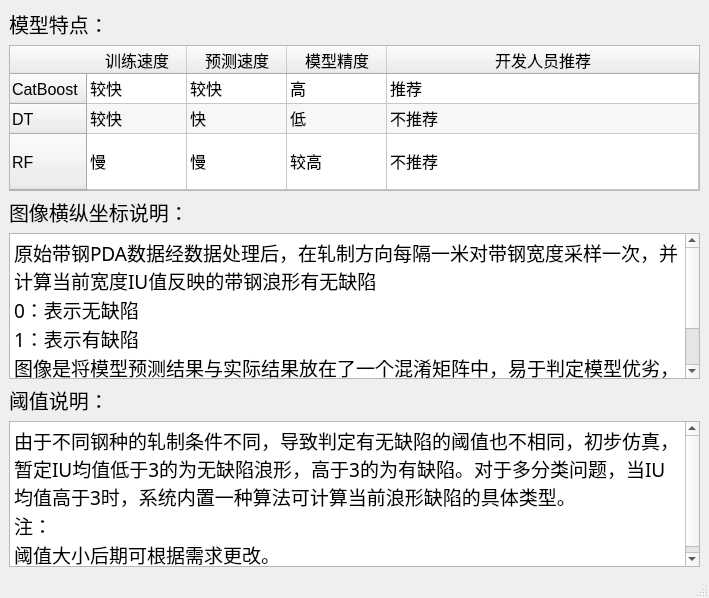
<?xml version="1.0" encoding="UTF-8"?>
<ui version="4.0">
 <class>SinglePolicyCompare</class>
 <widget class="QMainWindow" name="SinglePolicyCompare">
  <property name="geometry">
   <rect>
    <x>0</x>
    <y>0</y>
    <width>709</width>
    <height>598</height>
   </rect>
  </property>
  <property name="windowTitle">
   <string>帮助文档</string>
  </property>
  <widget class="QWidget" name="centralwidget">
   <layout class="QGridLayout" name="gridLayout">
    <item row="0" column="0">
     <widget class="QLabel" name="label">
      <property name="font">
       <font>
        <family>Adobe 黑体 Std R</family>
        <pointsize>15</pointsize>
       </font>
      </property>
      <property name="text">
       <string>模型特点：</string>
      </property>
     </widget>
    </item>
    <item row="1" column="0">
     <widget class="QTableWidget" name="tableWidget">
      <property name="sizePolicy">
       <sizepolicy hsizetype="Preferred" vsizetype="Preferred">
        <horstretch>0</horstretch>
        <verstretch>0</verstretch>
       </sizepolicy>
      </property>
      <property name="font">
       <font>
        <pointsize>12</pointsize>
        <stylestrategy>PreferDefault</stylestrategy>
       </font>
      </property>
      <property name="mouseTracking">
       <bool>false</bool>
      </property>
      <property name="tabletTracking">
       <bool>false</bool>
      </property>
      <property name="focusPolicy">
       <enum>Qt::StrongFocus</enum>
      </property>
      <property name="contextMenuPolicy">
       <enum>Qt::DefaultContextMenu</enum>
      </property>
      <property name="acceptDrops">
       <bool>false</bool>
      </property>
      <property name="autoFillBackground">
       <bool>false</bool>
      </property>
      <property name="inputMethodHints">
       <set>Qt::ImhNone</set>
      </property>
      <property name="dragEnabled">
       <bool>false</bool>
      </property>
      <property name="alternatingRowColors">
       <bool>true</bool>
      </property>
      <property name="selectionBehavior">
       <enum>QAbstractItemView::SelectItems</enum>
      </property>
      <property name="showGrid">
       <bool>true</bool>
      </property>
      <property name="sortingEnabled">
       <bool>false</bool>
      </property>
      <property name="wordWrap">
       <bool>true</bool>
      </property>
      <attribute name="horizontalHeaderVisible">
       <bool>true</bool>
      </attribute>
      <attribute name="horizontalHeaderCascadingSectionResizes">
       <bool>false</bool>
      </attribute>
      <attribute name="horizontalHeaderHighlightSections">
       <bool>true</bool>
      </attribute>
      <attribute name="horizontalHeaderShowSortIndicator" stdset="0">
       <bool>false</bool>
      </attribute>
      <attribute name="horizontalHeaderStretchLastSection">
       <bool>true</bool>
      </attribute>
      <attribute name="verticalHeaderVisible">
       <bool>true</bool>
      </attribute>
      <attribute name="verticalHeaderCascadingSectionResizes">
       <bool>false</bool>
      </attribute>
      <attribute name="verticalHeaderHighlightSections">
       <bool>true</bool>
      </attribute>
      <attribute name="verticalHeaderShowSortIndicator" stdset="0">
       <bool>false</bool>
      </attribute>
      <attribute name="verticalHeaderStretchLastSection">
       <bool>true</bool>
      </attribute>
      <row>
       <property name="text">
        <string>CatBoost</string>
       </property>
      </row>
      <row>
       <property name="text">
        <string>DT</string>
       </property>
      </row>
      <row>
       <property name="text">
        <string>RF</string>
       </property>
      </row>
      <column>
       <property name="text">
        <string>训练速度</string>
       </property>
      </column>
      <column>
       <property name="text">
        <string>预测速度</string>
       </property>
      </column>
      <column>
       <property name="text">
        <string>模型精度</string>
       </property>
      </column>
      <column>
       <property name="text">
        <string>开发人员推荐</string>
       </property>
      </column>
      <item row="0" column="0">
       <property name="text">
        <string>较快</string>
       </property>
      </item>
      <item row="0" column="1">
       <property name="text">
        <string>较快</string>
       </property>
       <property name="background">
        <brush brushstyle="NoBrush">
         <color alpha="255">
          <red>0</red>
          <green>0</green>
          <blue>0</blue>
         </color>
        </brush>
       </property>
       <property name="foreground">
        <brush brushstyle="SolidPattern">
         <color alpha="255">
          <red>0</red>
          <green>0</green>
          <blue>0</blue>
         </color>
        </brush>
       </property>
      </item>
      <item row="0" column="2">
       <property name="text">
        <string>高</string>
       </property>
      </item>
      <item row="0" column="3">
       <property name="text">
        <string>推荐</string>
       </property>
      </item>
      <item row="1" column="0">
       <property name="text">
        <string>较快</string>
       </property>
      </item>
      <item row="1" column="1">
       <property name="text">
        <string>快</string>
       </property>
      </item>
      <item row="1" column="2">
       <property name="text">
        <string>低</string>
       </property>
      </item>
      <item row="1" column="3">
       <property name="text">
        <string>不推荐</string>
       </property>
      </item>
      <item row="2" column="0">
       <property name="text">
        <string>慢</string>
       </property>
      </item>
      <item row="2" column="1">
       <property name="text">
        <string>慢</string>
       </property>
      </item>
      <item row="2" column="2">
       <property name="text">
        <string>较高</string>
       </property>
      </item>
      <item row="2" column="3">
       <property name="text">
        <string>不推荐</string>
       </property>
      </item>
     </widget>
    </item>
    <item row="2" column="0">
     <widget class="QLabel" name="label_2">
      <property name="font">
       <font>
        <family>Adobe 黑体 Std R</family>
        <pointsize>15</pointsize>
       </font>
      </property>
      <property name="text">
       <string>图像横纵坐标说明：</string>
      </property>
     </widget>
    </item>
    <item row="3" column="0">
     <widget class="QTextBrowser" name="textBrowser">
      <property name="font">
       <font>
        <family>Adobe 宋体 Std L</family>
        <pointsize>14</pointsize>
       </font>
      </property>
      <property name="html">
       <string>&lt;!DOCTYPE HTML PUBLIC &quot;-//W3C//DTD HTML 4.0//EN&quot; &quot;http://www.w3.org/TR/REC-html40/strict.dtd&quot;&gt;
&lt;html&gt;&lt;head&gt;&lt;meta name=&quot;qrichtext&quot; content=&quot;1&quot; /&gt;&lt;style type=&quot;text/css&quot;&gt;
p, li { white-space: pre-wrap; }
&lt;/style&gt;&lt;/head&gt;&lt;body style=&quot; font-family:'Adobe 宋体 Std L'; font-size:14pt; font-weight:400; font-style:normal;&quot;&gt;
&lt;p style=&quot; margin-top:0px; margin-bottom:0px; margin-left:0px; margin-right:0px; -qt-block-indent:0; text-indent:0px;&quot;&gt;&lt;span style=&quot; font-family:'SimSun';&quot;&gt;原始带钢PDA数据经数据处理后，在轧制方向每隔一米对带钢宽度采样一次，并计算当前宽度IU值反映的带钢浪形有无缺陷&lt;/span&gt;&lt;/p&gt;
&lt;p style=&quot; margin-top:0px; margin-bottom:0px; margin-left:0px; margin-right:0px; -qt-block-indent:0; text-indent:0px;&quot;&gt;&lt;span style=&quot; font-family:'SimSun';&quot;&gt;0：表示无缺陷&lt;/span&gt;&lt;/p&gt;
&lt;p style=&quot; margin-top:0px; margin-bottom:0px; margin-left:0px; margin-right:0px; -qt-block-indent:0; text-indent:0px;&quot;&gt;&lt;span style=&quot; font-family:'SimSun';&quot;&gt;1：表示有缺陷&lt;/span&gt;&lt;/p&gt;
&lt;p style=&quot; margin-top:0px; margin-bottom:0px; margin-left:0px; margin-right:0px; -qt-block-indent:0; text-indent:0px;&quot;&gt;&lt;span style=&quot; font-family:'SimSun';&quot;&gt;图像是将模型预测结果与实际结果放在了一个混淆矩阵中，易于判定模型优劣，即矩阵对角线上的值越高，其他位置值越小，模型越优。&lt;/span&gt;&lt;/p&gt;
&lt;p style=&quot;-qt-paragraph-type:empty; margin-top:0px; margin-bottom:0px; margin-left:0px; margin-right:0px; -qt-block-indent:0; text-indent:0px;&quot;&gt;&lt;br /&gt;&lt;/p&gt;&lt;/body&gt;&lt;/html&gt;</string>
      </property>
     </widget>
    </item>
    <item row="4" column="0">
     <widget class="QLabel" name="label_3">
      <property name="font">
       <font>
        <family>Adobe 黑体 Std R</family>
        <pointsize>15</pointsize>
       </font>
      </property>
      <property name="text">
       <string>阈值说明：</string>
      </property>
     </widget>
    </item>
    <item row="5" column="0">
     <widget class="QTextBrowser" name="textBrowser_2">
      <property name="font">
       <font>
        <family>Adobe 宋体 Std L</family>
        <pointsize>14</pointsize>
       </font>
      </property>
      <property name="html">
       <string>&lt;!DOCTYPE HTML PUBLIC &quot;-//W3C//DTD HTML 4.0//EN&quot; &quot;http://www.w3.org/TR/REC-html40/strict.dtd&quot;&gt;
&lt;html&gt;&lt;head&gt;&lt;meta name=&quot;qrichtext&quot; content=&quot;1&quot; /&gt;&lt;style type=&quot;text/css&quot;&gt;
p, li { white-space: pre-wrap; }
&lt;/style&gt;&lt;/head&gt;&lt;body style=&quot; font-family:'Adobe 宋体 Std L'; font-size:14pt; font-weight:400; font-style:normal;&quot;&gt;
&lt;p style=&quot; margin-top:0px; margin-bottom:0px; margin-left:0px; margin-right:0px; -qt-block-indent:0; text-indent:0px;&quot;&gt;由于不同钢种的轧制条件不同，导致判定有无缺陷的阈值也不相同，初步仿真，暂定IU均值低于3的为无缺陷浪形，高于3的为有缺陷。对于多分类问题，当IU均值高于3时，系统内置一种算法可计算当前浪形缺陷的具体类型。&lt;/p&gt;
&lt;p style=&quot; margin-top:0px; margin-bottom:0px; margin-left:0px; margin-right:0px; -qt-block-indent:0; text-indent:0px;&quot;&gt;注：&lt;/p&gt;
&lt;p style=&quot; margin-top:0px; margin-bottom:0px; margin-left:0px; margin-right:0px; -qt-block-indent:0; text-indent:0px;&quot;&gt;阈值大小后期可根据需求更改。&lt;/p&gt;&lt;/body&gt;&lt;/html&gt;</string>
      </property>
     </widget>
    </item>
   </layout>
  </widget>
  <widget class="QMenuBar" name="menubar">
   <property name="geometry">
    <rect>
     <x>0</x>
     <y>0</y>
     <width>709</width>
     <height>23</height>
    </rect>
   </property>
  </widget>
  <widget class="QStatusBar" name="statusbar"/>
 </widget>
 <resources/>
 <connections/>
</ui>
